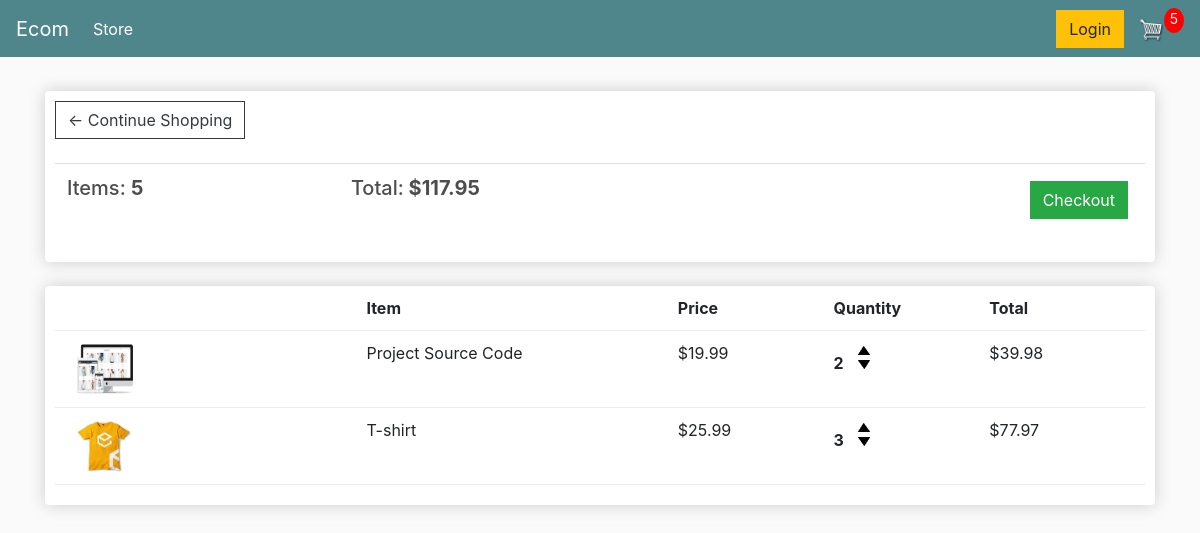
The page /cart/ (signed in) on the database as committed earlier.
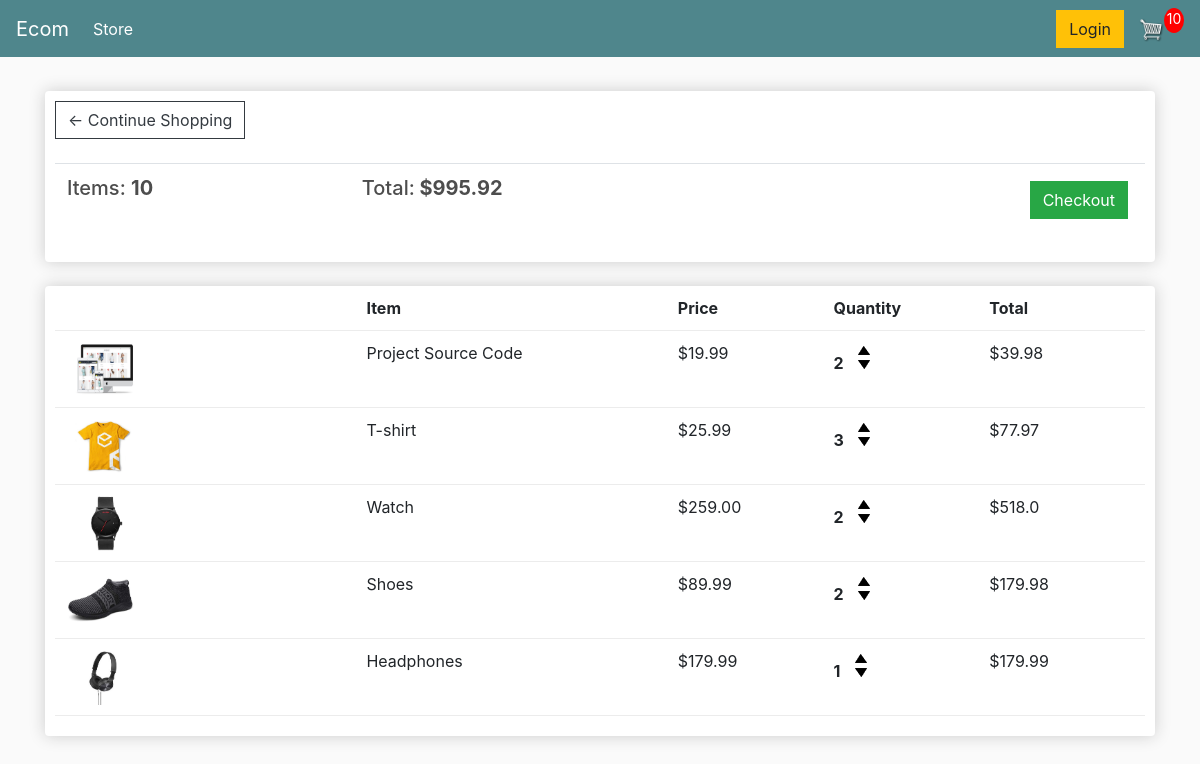
The same page on the database as committed later.
### store/models.py (models this page shows, shortened)
class Order(models.Model):
    customer = models.ForeignKey(Customer, on_delete=models.SET_NULL, blank=True, null=True)
    date_ordered = models.DateTimeField(auto_now_add=True)
    complete = models.BooleanField(default=False, null=True, blank=False)
    transaction_id = models.CharField(max_length=200, null=True)
    @property
    def get_cart_total(self):
        orderitems = self.orderitem_set.all()
        total = sum([item.get_total for item in orderitems])
        return total
    @property
    def get_cart_items(self):
        orderitems = self.orderitem_set.all()
        total = sum([item.quantity for item in orderitems])
        return total

class OrderItem(models.Model):
    product = models.ForeignKey(Product, on_delete=models.SET_NULL, blank=True, null=True)
    order = models.ForeignKey(Order, on_delete=models.SET_NULL,blank=True, null=True)
    quantity = models.IntegerField(default=0, null=True, blank=True)
    date_added = models.DateTimeField(auto_now_add=True)
    @property
    def get_total(self):
        total = self.product.price * self.quantity
        return total

class Product(models.Model):
    name = models.CharField(max_length=200, null=True)
    price = models.FloatField()
    digital = models.BooleanField(default=False, null=True, blank=False)
    image = models.ImageField(null=True, blank=True)
    @property
    def imageURL(self):
        try:
            url = self.image.url
        except:
            url = ''
        return url

### store/views.py (the view)
# urls.py: path('cart/', views.cart, name="cart"),
def cart(request):
	if request.user.is_authenticated:
		customer = request.user.customer
		order, created = Order.objects.get_or_create(customer=customer, complete=False)
		items = order.orderitem_set.all()
		cartItems = order.get_cart_items
	else:
		items = []
		order = {'get_cart_total':0, 'get_cart_items':0, 'shipping':False}
		cartItems = order['get_cart_items']
	context = {'items':items, 'order':order, 'cartItems':cartItems}
	return render(request, 'store/cart.html', context)

### store/templates/store/cart.html
{% extends 'store/main.html' %}
{% load static %}
{% block content %}
	<div class="row">
		<div class="col-lg-12">
			<div class="box-element">
				<a  class="btn btn-outline-dark" href="{% url 'store' %}">&#x2190; Continue Shopping</a>
				<br>
				<br>
				<table class="table">
					<tr>
						<th><h5>Items: <strong>{{order.get_cart_items}}</strong></h5></th>
						<th><h5>Total:<strong> ${{order.get_cart_total| floatformat:2}}</strong></h5></th>
						<th>
							<a  style="float:right; margin:5px;" class="btn btn-success" href="{% url 'checkout' %}">Checkout</a>
						</th>
					</tr>
				</table>
			</div>
			<br>
			<div class="box-element">
				<div class="cart-row">
					<div style="flex:2"></div>
					<div style="flex:2"><strong>Item</strong></div>
					<div style="flex:1"><strong>Price</strong></div>
					<div style="flex:1"><strong>Quantity</strong></div>
					<div style="flex:1"><strong>Total</strong></div>
				</div>
				{% for item in items %}
				<div class="cart-row">
					<div style="flex:2"><img class="row-image" src="{{item.product.imageURL}}"></div>
					<div style="flex:2"><p>{{item.product.name}}</p></div>
					<div style="flex:1"><p>${{item.product.price|floatformat:2}}</p></div>
					<div style="flex:1">
						<p class="quantity">{{item.quantity}}</p>
						<div class="quantity">
							<img data-product="{{item.product.id}}" data-action="add" class="chg-quantity update-cart" src="{% static  'images/arrow-up.png' %}">
							<img data-product="{{item.product.id}}" data-action="remove" class="chg-quantity update-cart" src="{% static  'images/arrow-down.png' %}">
						</div>
					</div>
					<div style="flex:1"><p>${{item.get_total}}</p></div>
				</div>
				{% endfor %}
			</div>
		</div>
	</div>
{% endblock content %}

### store/templates/store/main.html (shortened to what this page needs)
<!DOCTYPE html>
{% load static %}
<html>
<head>
	<link rel="stylesheet" href="https://stackpath.bootstrapcdn.com/bootstrap/4.4.1/css/bootstrap.min.css">
	<link rel="stylesheet" type="text/css" href="{% static 'css/main.css' %}">
</head>
<body>
	<nav class="navbar navbar-expand-lg navbar-dark bg-dark">
	  <a class="navbar-brand" href="{% url 'store' %}">Ecom</a>
	  <div class="collapse navbar-collapse" id="navbarSupportedContent">
	    <ul class="navbar-nav mr-auto">
	      <li class="nav-item active">
	        <a class="nav-link" href="{% url 'store' %}">Store <span class="sr-only">(current)</span></a>
	      </li>
	    </ul>
	    <div class="form-inline my-2 my-lg-0">
	     	<a href="#"class="btn btn-warning">Login</a>
	     	<a href="{% url 'cart' %}">
	    		<img  id="cart-icon" src="{% static 'images/cart.png' %}">
	    	</a>
	    	<p id="cart-total">{{cartItems}}</p>
	    </div>
	  </div>
	</nav>
     <div class="container">
            <br>
            {% block content %}
            {% endblock content %}
         </div>
</body>
</html>

### static/css/main.css (style rules this page uses)
body { background-color: hsl(0, 0%, 98%); }
h1,h2,h3,h4,h5,h6 { color:hsl(0, 0%, 30%); }
.box-element { box-shadow:hsl(0, 0%, 80%) 0 0 16px; background-color: #fff; border-radius: 4px; padding: 10px; }
.bg-dark { background-color: #4f868c!important; }
#cart-icon { width:25px; display: inline-block; margin-left: 15px; }
#cart-total { display: block; text-align: center; color:#fff; background-color: red; width: 20px; height: 25px; border-radius: 50%; font-size: 14px; }
.col-lg-4, .col-lg-6, .col-lg-8, .col-lg-12 { margin-top: 10px; }
.btn { border-radius: 0; }
.row-image { width: 100px; }
.cart-row { display: flex; align-items: flex-stretch; padding-bottom: 10px; margin-bottom: 10px; border-bottom: 1px solid #ececec; }
.quantity { display: inline-block; font-weight: 700; padding-right:10px; }
.chg-quantity { width: 12px; cursor: pointer; display: block; margin-top: 5px; transition:.1s; }

Rows that differ between the two databases and show on the page:
computed for Order: get_cart_items "5" → "10"; get_cart_total "117.95" → "995.92"
added OrderItem: product.imageURL (picture), product.name "Watch", product.price "259.00", quantity "2", get_total "518.0"
added OrderItem: product.imageURL (picture), product.name "Shoes", product.price "89.99", quantity "2", get_total "179.98"
added OrderItem: product.imageURL (picture), product.name "Headphones", product.price "179.99", quantity "1", get_total "179.99"
Other text that changed with them:
{{ cartItems }}: "5" → "10"
